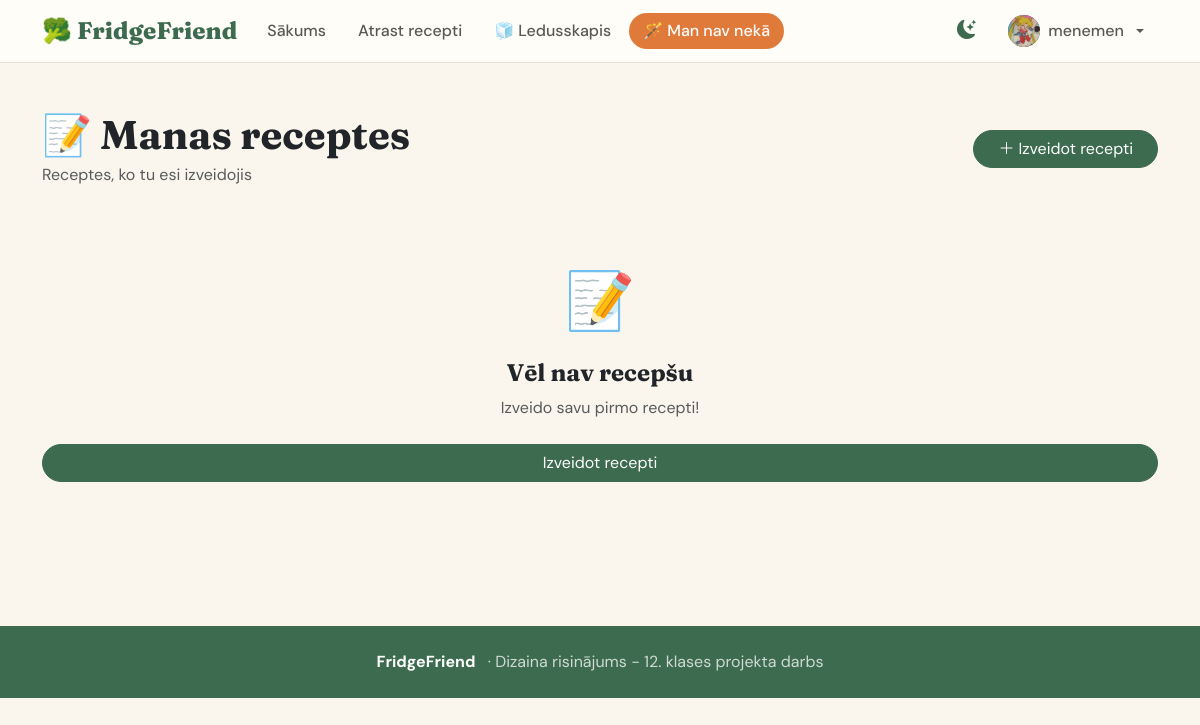
The app's page /manas-receptes (signed in) with its own data.
### tables this page shows
CREATE TABLE users (
            id            INTEGER PRIMARY KEY AUTOINCREMENT,
            username      TEXT    UNIQUE NOT NULL,
            email         TEXT    UNIQUE NOT NULL,
            password_hash TEXT    NOT NULL,
            display_name  TEXT,
            bio           TEXT,
            profile_pic   TEXT,
            is_admin      INTEGER DEFAULT 0,
            created_at    TEXT    DEFAULT CURRENT_TIMESTAMP
        );

### app.py (the view)
@app.route('/manas-receptes')
@login_required
def manas_receptes():
    return render_template('manas_receptes.html', my_recipes=recipes.get_by_user(session['user_id']))

### app.py (called while the page is built)
def get_current_user():
    if 'user_id' in session:
        return users.get_by_id(session['user_id'])
    return None

def login_required(f):
    @wraps(f)
    def decorated(*args, **kwargs):
        if not get_current_user():
            flash('Lūdzu pieslēdzies.', 'warning')
            return redirect(url_for('login'))
        return f(*args, **kwargs)
    return decorated

@app.context_processor
def inject_user():
    return dict(current_user=get_current_user())

### models.py (called while the page is built)
    def connect(self):
        conn = sqlite3.connect(self.path)
        conn.row_factory = sqlite3.Row
        conn.execute("PRAGMA foreign_keys = ON")
        return conn

    def fetchone(self, sql, params=()):
        conn = self.connect()
        try:
            return conn.execute(sql, params).fetchone()
        finally:
            conn.close()

    def fetchall(self, sql, params=()):
        conn = self.connect()
        try:
            return conn.execute(sql, params).fetchall()
        finally:
            conn.close()

    def get_by_id(self, uid):
        return self.db.fetchone("SELECT * FROM users WHERE id=?", (uid,))

    def get_by_user(self, user_id):
        return self.db.fetchall(
            """SELECT r.*,
                      (SELECT COUNT(*) FROM recipe_likes WHERE recipe_id=r.id) as like_count
               FROM recipes r WHERE r.created_by=?
               ORDER BY r.created_at DESC""", (user_id,)
        )

### templates/manas_receptes.html (shortened to what this page needs)
{% extends "base.html" %}
{% block content %}
<div class="container-xl py-5">
  <div class="d-flex align-items-center justify-content-between mb-4 flex-wrap gap-3">
    <div>
      <h1 class="ff-display fw-bold mb-1">📝 Manas receptes</h1>
      <p class="text-muted mb-0">Receptes, ko tu esi izveidojis</p>
    </div>
    <a href="{{ url_for('izveidot_recepti') }}" class="btn btn-primary btn-pill px-4">
      <i class="bi bi-plus-lg me-1"></i>Izveidot recepti
    </a>
  </div>
  {% if not my_recipes %}
  <div class="text-center py-5 card border-0">
    <div style="font-size:3.5rem" class="mb-3">📝</div>
    <h4 class="ff-display fw-bold">Vēl nav recepšu</h4>
    <p class="text-muted mb-4">Izveido savu pirmo recepti!</p>
    <a href="{{ url_for('izveidot_recepti') }}" class="btn btn-primary btn-pill px-4">Izveidot recepti</a>
  </div>
  {% endif %}
</div>
{% endblock %}

### templates/base.html (shortened to what this page needs)
<!DOCTYPE html>
<html lang="lv" data-bs-theme="light">
<head>
  <link href="https://cdn.jsdelivr.net/npm/bootstrap@5.3.3/dist/css/bootstrap.min.css" rel="stylesheet">
  <link href="https://cdn.jsdelivr.net/npm/bootstrap-icons@1.11.3/font/bootstrap-icons.min.css" rel="stylesheet">
  <link rel="stylesheet" href="{{ url_for('static', filename='style.css') }}">
</head>
<body class="page-fade">
<nav class="navbar navbar-expand-lg sticky-top">
  <div class="container-xl">
    <a class="navbar-brand" href="{{ url_for('sakums') }}">🥦 FridgeFriend</a>
    <div class="collapse navbar-collapse" id="navMenu">
      <ul class="navbar-nav me-auto gap-1">
        <li class="nav-item">
          <a class="nav-link {% if request.endpoint=='sakums' %}active{% endif %}" href="{{ url_for('sakums') }}">Sākums</a>
        </li>
        <li class="nav-item">
          <a class="nav-link {% if request.endpoint in ['sastavdalas','receptes','recepte'] %}active{% endif %}" href="{{ url_for('sastavdalas') }}">Atrast recepti</a>
        </li>
        <li class="nav-item">
          <a class="nav-link {% if request.endpoint=='mans_ledusskapis' %}active{% endif %}" href="{{ url_for('mans_ledusskapis') }}">🧊 Ledusskapis</a>
        </li>
        <li class="nav-item">
          <a class="nav-link btn-orange {% if request.endpoint=='mann_nav' %}active{% endif %}" href="{{ url_for('mann_nav') }}">🪄 Man nav nekā</a>
        </li>
      </ul>
      <ul class="navbar-nav align-items-center gap-2">
        <li class="nav-item">
          <button id="darkToggle" title="Tumšais/gaišais režīms">
            <i class="bi bi-moon-stars-fill" id="darkIcon"></i>
          </button>
        </li>
        {% if current_user %}
        <li class="nav-item dropdown">
          <a class="nav-link dropdown-toggle d-flex align-items-center gap-2" href="#" data-bs-toggle="dropdown">
            <div class="nav-avatar">
              {% if current_user.profile_pic %}
                <img src="{{ url_for('static', filename='uploads/avatars/' + current_user.profile_pic) }}" alt="">
              {% else %}
                {{ (current_user.display_name or current_user.username)[0].upper() }}
              {% endif %}
            </div>
            <span class="d-none d-lg-inline">{{ current_user.display_name or current_user.username }}</span>
          </a>
        </li>
        {% else %}
        <li class="nav-item"><a class="nav-link" href="{{ url_for('login') }}">Pieslēgties</a></li>
        <li class="nav-item"><a class="btn btn-primary btn-sm btn-pill px-3" href="{{ url_for('register') }}">Reģistrēties</a></li>
        {% endif %}
      </ul>
    </div>
  </div>
</nav>
{% block content %}{% endblock %}
<footer class="py-4 mt-5">
  <div class="container-xl text-center">
    <strong class="text-white">FridgeFriend</strong>
    <span class="ms-2">·  Dizaina risinājums - 12. klases projekta darbs </span>
  </div>
</footer>
</body>
</html>

### static/style.css (style rules this page uses)
:root { --ff-green: #3D6B4F; --ff-green-light: #5A8C6A; --ff-green-pale: #E8F0EB; --ff-orange: #E07A3A; --ff-orange-pale: #FEF0E6; --ff-cream: #FAF6EE; --ff-border: #E8E0D5; --bs-primary: #3D6B4F; --bs-primary-rgb: 61,107,79; --bs-body-font-family: 'DM Sans', sans-serif; --bs-body-bg: #FAF6EE; }
.ff-display { font-family: 'Fraunces', serif; }
.navbar-brand { font-family: 'Fraunces', serif; font-size: 1.5rem; font-weight: 800; color: var(--ff-green) !important; }
.navbar { background: #fffdf7; border-bottom: 1.5px solid var(--ff-border); }
.nav-link { font-weight: 500; border-radius: 50px; padding: 6px 14px !important; transition: all .15s; }
.nav-link.btn-orange { background: var(--ff-orange); color: #fff !important; border-radius: 50px; }
.btn-primary { background: var(--ff-green); border-color: var(--ff-green); }
.btn-orange { background: var(--ff-orange); border-color: var(--ff-orange); color: #fff; }
.btn-pill { border-radius: 50px !important; }
#darkToggle { cursor: pointer; font-size: 1.2rem; background: none; border: none; color: var(--ff-green); padding: 6px 10px; border-radius: 50px; }
footer { background: var(--ff-green); color: rgba(255,255,255,.75); }
.page-fade { animation: pageFade .3s ease; }
.nav-avatar { width: 32px; height: 32px; border-radius: 50%; background: var(--ff-green); color: #fff; font-weight: 700; font-size: .8rem; display: inline-flex; align-items: center; justify-content: center; overflow: hidden; }
.nav-avatar img { width: 100%; height: 100%; object-fit: cover; }

### records on screen
users: profile_pic (picture), display_name+username "menemen"
